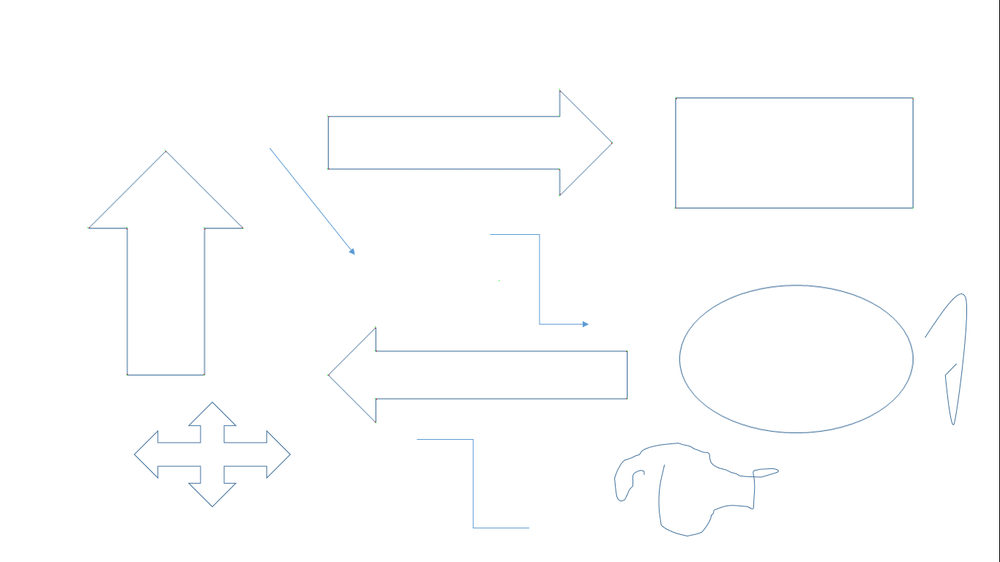
#> input picture 5. Feature detecton/image_data/arrows.png, 1000 x 562 px, shrunk from 1366 x 768 before the run
$ jupyter execute --allow-errors '1. Feature Detection Harris Corner Detector.ipynb'
#> lines starting #> are read from the running program, lines starting #| are printed output that depends on the picture; after the words box and inside, x2 and y2 are one past the last pixel; in counts of white or black regions, pixels touching at a corner belong together
[cell 1]
import numpy as np
import matplotlib.pyplot as plt
import cv2
#> (the rest of this cell did not finish here and is left out)

### Harris Corner Detector

###### CornerHarris arguments are
     1. img - Input image, it should be grayscale and float32 type.
     2. blockSize - It is the size of neighbourhood considered for corner detection
     3. ksize - Aperture parameter of Sobel derivative used.
     4. k - Harris detector free parameter in the equation.

###### Reading img and converting to gray

[cell 2]
my_image_color = cv2.imread('./image_data/arrows.png') #  elephant.png
#> my_image_color is the input picture: shape (562, 1000, 3); mean B, G, R 254.1, 253.7, 253.3
my_image_gray = np.float32(cv2.cvtColor(my_image_color,cv2.COLOR_BGR2GRAY))
plt.imshow(my_image_color)

###### Harris Detectoe

[cell 3]
my_image_corner_objects = cv2.cornerHarris(my_image_gray,2,3,0.04)
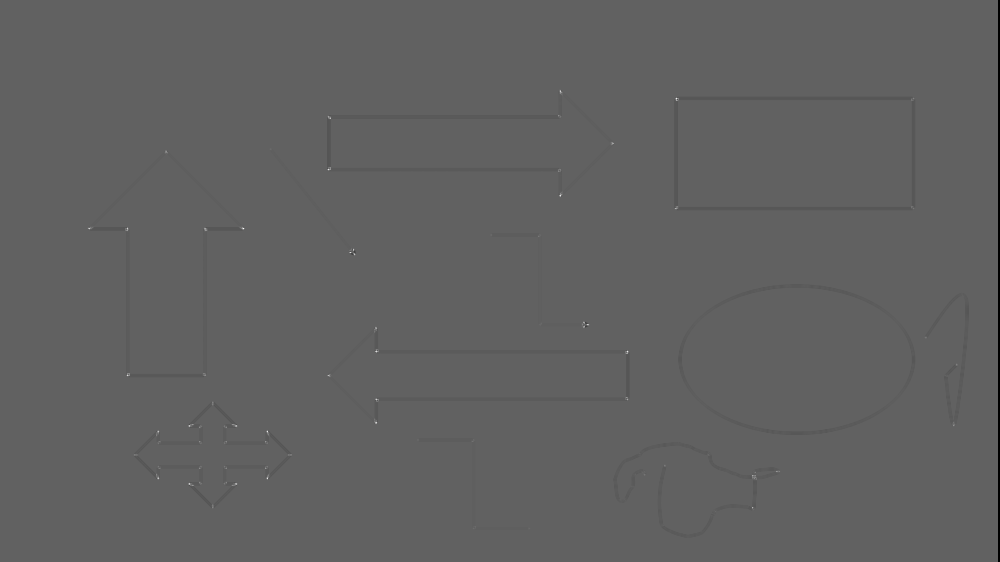
#> my_image_corner_objects: shape (562, 1000) float32; min -11462287, max 18522866, mean -42939.7; drawn with min black and max white

###### Expaning the point to large and big scale
    result is dilated(make or become wider, larger, or more open) for marking the corners

[cell 4]
my_image_corner_objects = cv2.dilate(my_image_corner_objects,None)

###### Threshold for an optimal value, it may vary depending on the image.

[cell 5]
my_image_color[my_image_corner_objects>0.01*my_image_corner_objects.max()] = [0,0,255] # Color BGR
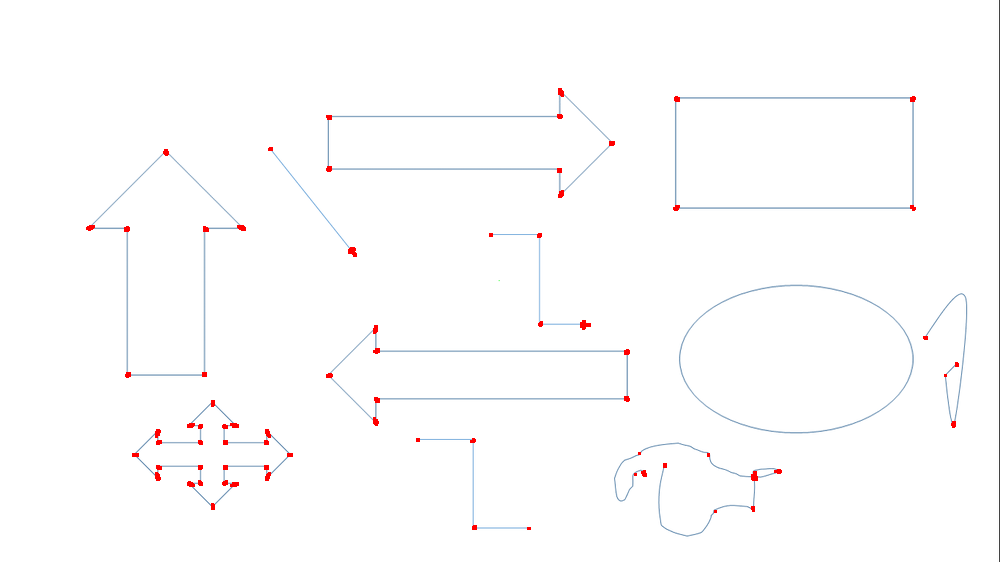
#> my_image_color: shape (562, 1000, 3); 0.38% of pixels changed, all inside (x1, y1, x2, y2) = (86, 88, 959, 530)
print(my_image_corner_objects.min(), my_image_corner_objects.max())
#| -11462287.0 18522866.0

$ run again, with 5. Feature detecton/image_data/123.PNG copied over 5. Feature detecton/image_data/arrows.png
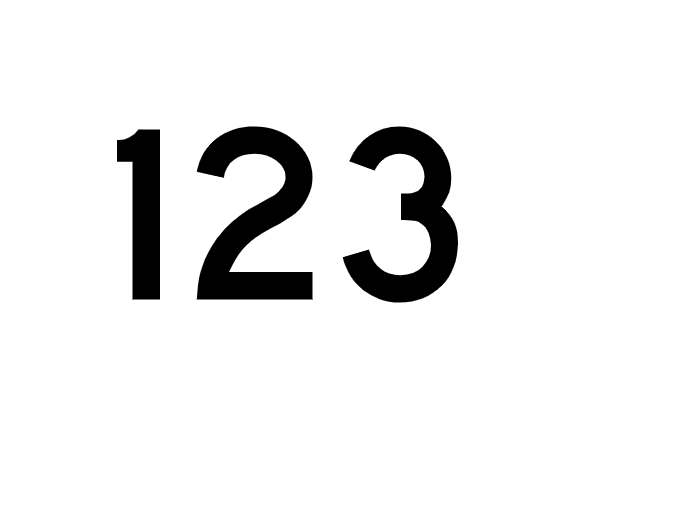
#> input picture 5. Feature detecton/image_data/123.PNG, 680 x 507 px
#> my_image_color is the input picture: shape (507, 680, 3); min 0, max 255, mean 237.2
#> `my_image_corner_objects = cv2.dilate(my_image_corner_objects,None)`:
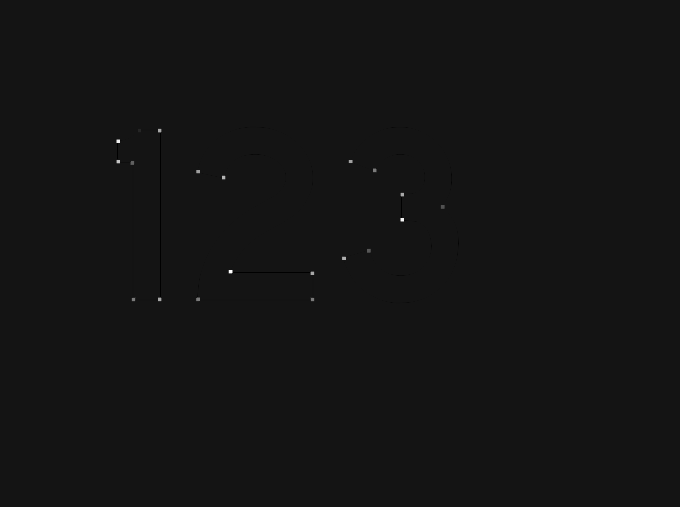
#> my_image_corner_objects: shape (507, 680) float32; min -42282504, max 476794688, mean 134870.3; drawn with min black and max white
#> `my_image_color[my_image_corner_objects>0.01*my_image_corner_objects.ma..`:
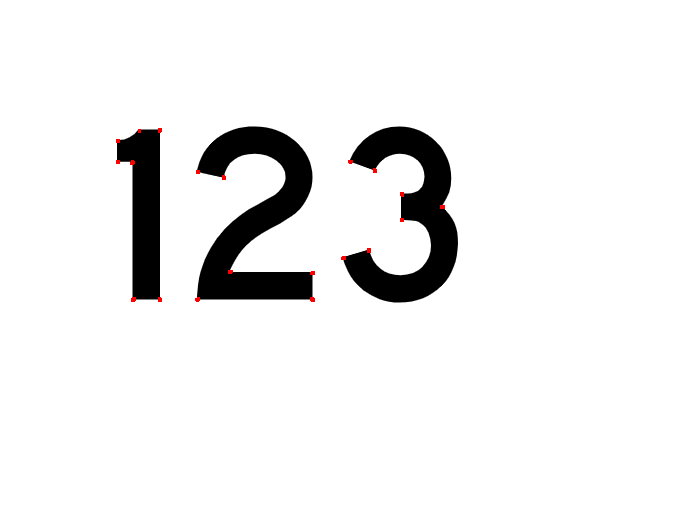
#> my_image_color: shape (507, 680, 3); 0.11% of pixels changed, all inside (x1, y1, x2, y2) = (116, 128, 445, 302)
#| -42282504.0 476794700.0
